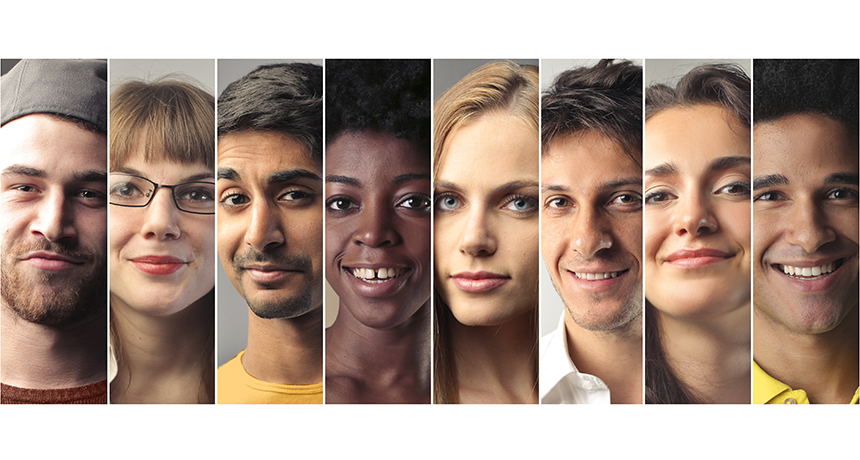
#> input picture DnPP/test.jpg, 860 x 460 px
$ python preprocesses.py
#> lines starting #> are read from the running program, lines starting #| are printed output that depends on the picture
"""Functions for preprocessing image"""
import cv2

def toGray(frame):
	return cv2.cvtColor(frame,cv2.COLOR_BGR2GRAY)

def rescale(frame):
	return cv2.resize(frame,(150,150))

def equalize(frame):
	return cv2.equalizeHist(frame)

def detectorPP(frame):
	frame = toGray(frame)
	return equalize(frame)

if __name__=='__main__':
	frame= cv2.imread('test.jpg')
#> frame is the input picture: shape (460, 860, 3); mean B, G, R 137.2, 149.3, 171
	cv2.imshow('test',toGray(frame))
#> in toGray, `return cv2.cvtColor(frame,cv2.COLOR_BGR2GRAY)`:
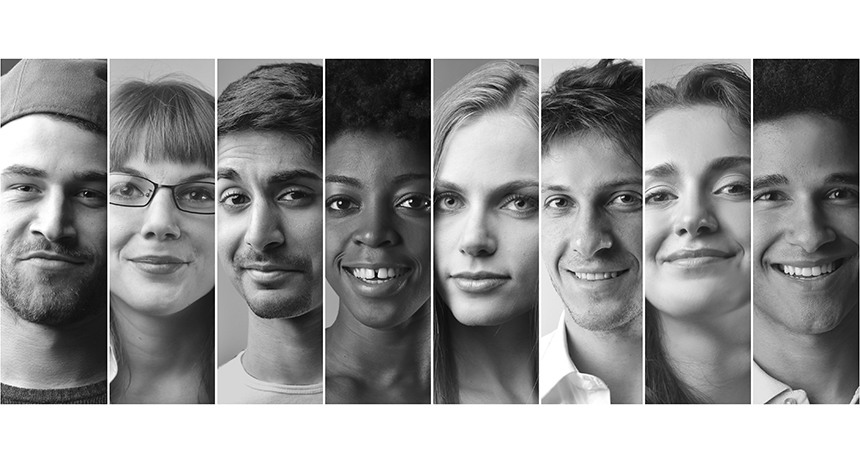
#> returned value: shape (460, 860); min 0, max 255, mean 154.4
	cv2.waitKey(500)
